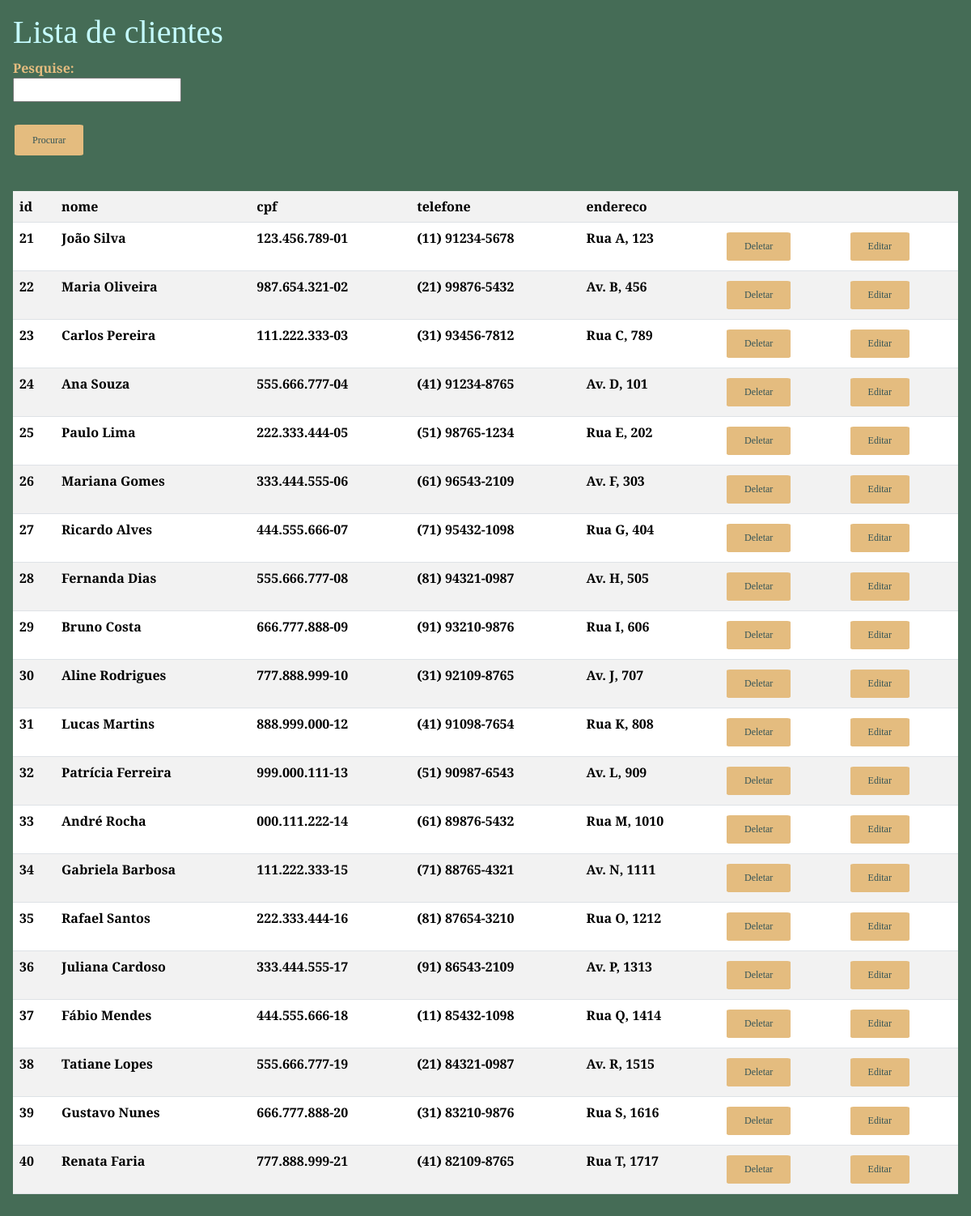
The page /listarcliente.php (signed in) on the database its author committed.
### tables this page shows
CREATE TABLE IF NOT EXISTS `cliente` (
  `idcliente` INT(11) NOT NULL AUTO_INCREMENT,
  `nome` VARCHAR(50) NOT NULL,
  `cpf` VARCHAR(17) NOT NULL,
  `telefone` VARCHAR(20) NOT NULL,
  `endereco` VARCHAR(45) NOT NULL,
  PRIMARY KEY (`idcliente`),
  UNIQUE INDEX `cpf_UNIQUE` (`cpf` ASC) VISIBLE,
  UNIQUE INDEX `Telefone_UNIQUE` (`telefone` ASC) VISIBLE);

### public/listarcliente.php (the view, shortened to what this page needs)
<?php
if (isset($_GET['valor'])) {
    $valor = $_GET['valor'];
} else {
    $valor = '';
}
?>
<html lang="pt-br">
<head>
</head>
<link href="https://cdn.jsdelivr.net/npm/bootstrap@5.3.3/dist/css/bootstrap.min.css" rel="stylesheet"
>
<link rel="stylesheet" href="./css/estilo.css">
<body class="back2">
    <div class="pesquisa">
        <h1>Lista de clientes </h1>
        <form action="listarcliente.php" method="get">
            <b>Pesquise:</b> <br>
            <input type="text" name="valor" value="<?php echo $valor; ?>"> <br><br>
            <input type="submit" value="Procurar" class="button">
        </form> <br>
        <?php
        if (isset($_GET['valor']) == false) {
            require_once "../controle/conexao.php";
            echo '<table class="table table-striped">';
            echo '<tr>';
            echo '<th>id</th>';
            echo '<th>nome</th>';
            echo '<th>cpf</th>';
            echo '<th>telefone</th>';
            echo '<th>endereco</th>';
            echo '<th></th>';
            echo '<th></th>';
            echo '</tr>';
            $sql = "SELECT * FROM cliente";
            $resultados = mysqli_query($conexao, $sql);
            while ($linha = mysqli_fetch_array($resultados)) {
                $id = $linha['idcliente'];
                $nome = $linha['nome'];
                $cpf = $linha['cpf'];
                $telefone = $linha['telefone'];
                $endereco = $linha['endereco'];
                echo "<tr>";
                echo "<th>$id</th>";
                echo "<th>$nome</th>";
                echo "<th>$cpf</th>";
                echo "<th>$telefone</th>";
                echo "<th>$endereco</th>";
                echo "<td><a href='../controle/deletarcliente.php?id=$id' class='button'>Deletar</a></td>";
                echo "<td><a href='cliente.php?id=$id' class='button'>Editar</a></td>";
                echo "</tr>";
            }
            echo '</table>';
        }
        ?>
    </div>
</body>
</html>

### public/css/estilo.css (style rules this page uses)
b { font-family: 'Cinzel Decorative'; color: #e4bc7f; }
.button { background-color: #e4bc7f; border: none; color: #345457; padding: 10px 22px; text-align: center; text-decoration: none; display: inline-block; font-size: 12px; margin: 4px 2px; border-radius: 5%; font-family: 'Cinzel Decorative'; }
h1 { font-family: 'Cinzel Decorative'; color: #c5fcff; }
* { box-sizing: border-box; }
.back2 { background-color: #456c56; }
.pesquisa { padding: 1rem; background-color: #456c56; font-family: 'Cinzel Decorative'; }

### rows shown on the page
cliente: idcliente "21", nome "João Silva", cpf "123.456.789-01", telefone "(11) 91234-5678", endereco "Rua A, 123"
cliente: idcliente "22", nome "Maria Oliveira", cpf "987.654.321-02", telefone "(21) 99876-5432", endereco "Av. B, 456"
cliente: idcliente "23", nome "Carlos Pereira", cpf "111.222.333-03", telefone "(31) 93456-7812", endereco "Rua C, 789"
cliente: idcliente "24", nome "Ana Souza", cpf "555.666.777-04", telefone "(41) 91234-8765", endereco "Av. D, 101"
cliente: idcliente "25", nome "Paulo Lima", cpf "222.333.444-05", telefone "(51) 98765-1234", endereco "Rua E, 202"
cliente: idcliente "26", nome "Mariana Gomes", cpf "333.444.555-06", telefone "(61) 96543-2109", endereco "Av. F, 303"
cliente: idcliente "27", nome "Ricardo Alves", cpf "444.555.666-07", telefone "(71) 95432-1098", endereco "Rua G, 404"
cliente: idcliente "28", nome "Fernanda Dias", cpf "555.666.777-08", telefone "(81) 94321-0987", endereco "Av. H, 505"
cliente: idcliente "29", nome "Bruno Costa", cpf "666.777.888-09", telefone "(91) 93210-9876", endereco "Rua I, 606"
cliente: idcliente "30", nome "Aline Rodrigues", cpf "777.888.999-10", telefone "(31) 92109-8765", endereco "Av. J, 707"
cliente: idcliente "31", nome "Lucas Martins", cpf "888.999.000-12", telefone "(41) 91098-7654", endereco "Rua K, 808"
cliente: idcliente "32", nome "Patrícia Ferreira", cpf "999.000.111-13", telefone "(51) 90987-6543", endereco "Av. L, 909"
cliente: idcliente "33", nome "André Rocha", cpf "000.111.222-14", telefone "(61) 89876-5432", endereco "Rua M, 1010"
cliente: idcliente "34", nome "Gabriela Barbosa", cpf "111.222.333-15", telefone "(71) 88765-4321", endereco "Av. N, 1111"
cliente: idcliente "35", nome "Rafael Santos", cpf "222.333.444-16", telefone "(81) 87654-3210", endereco "Rua O, 1212"
cliente: idcliente "36", nome "Juliana Cardoso", cpf "333.444.555-17", telefone "(91) 86543-2109", endereco "Av. P, 1313"
cliente: idcliente "37", nome "Fábio Mendes", cpf "444.555.666-18", telefone "(11) 85432-1098", endereco "Rua Q, 1414"
cliente: idcliente "38", nome "Tatiane Lopes", cpf "555.666.777-19", telefone "(21) 84321-0987", endereco "Av. R, 1515"
cliente: idcliente "39", nome "Gustavo Nunes", cpf "666.777.888-20", telefone "(31) 83210-9876", endereco "Rua S, 1616"
cliente: idcliente "40", nome "Renata Faria", cpf "777.888.999-21", telefone "(41) 82109-8765", endereco "Rua T, 1717"
